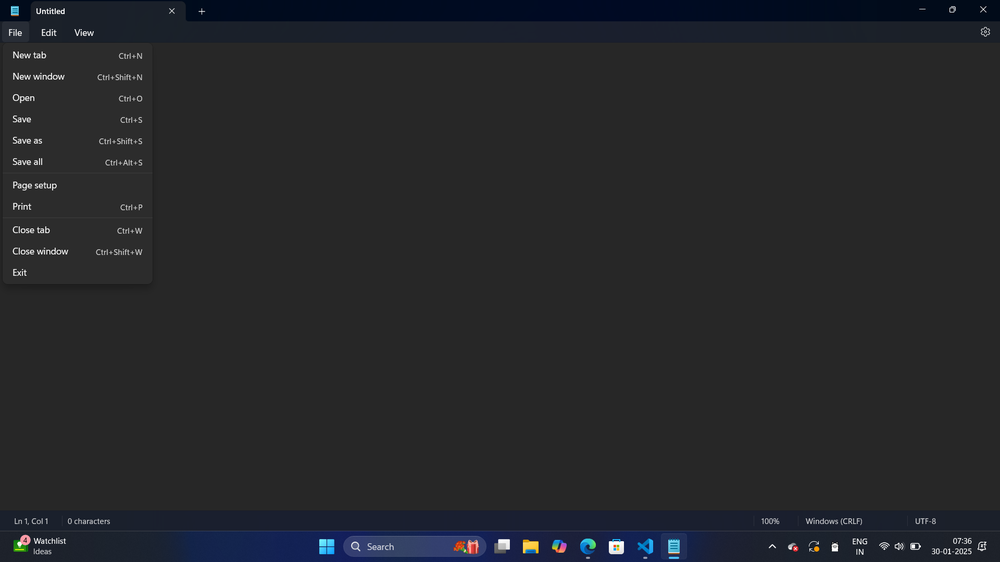
#> input picture experimental/board/test1.png, 1000 x 562 px, shrunk from 1920 x 1080 before the run
$ python test.py
#> lines starting #> are read from the running program, lines starting #| are printed output that depends on the picture
from PIL import Image, ImageDraw, ImageFont

def create_labeled_grid(image_path, square_size=100):
    # Load the image (convert to RGBA for transparency support)
#> called with image_path = 'test1.png', square_size = 32
    img = Image.open(image_path).convert("RGBA")
#> img is the input picture: PIL image 1000x562 RGBA; mean R, G, B, A 37.7, 39, 42, 255
    width, height = img.size
#> width = 1000; height = 562

    # Calculate grid dimensions
    grid_size_x = width // square_size
#> grid_size_x = 31
    grid_size_y = (height // square_size)+1
#> grid_size_y = 18

    # Create an overlay image for transparent squares
    overlay = Image.new("RGBA", img.size, (255, 255, 255, 0))  # Fully transparent

    # Create a drawing context for overlay
    draw = ImageDraw.Draw(overlay)

    # Define font for labels (smaller to avoid overlap)
    try:
        font = ImageFont.truetype("arial.ttf", 10)  # Reduced font size
    except IOError:
        font = ImageFont.load_default()

    # Generate labeled transparent squares
    for row in range(grid_size_y):
        for col in range(grid_size_x):
            # Get row label (A, B, C, ...)
            row_label = chr(65 + row)  # ASCII 65 = 'A'
            col_label = str(col + 1)  # Columns are numbered from 1
            label = f"{row_label}{col_label}"

            # Calculate square position
            x1, y1 = col * square_size, row * square_size
            x2, y2 = x1 + square_size, y1 + square_size

            # Draw a **transparent** square with just a border
            draw.rectangle([x1, y1, x2, y2], outline="black", width=2)  # Only border, no fill

            # Position label in **top-left corner** with small padding
            text_x = x1 + 5  # Left padding
            text_y = y1 + 5  # Top padding

            # Draw the label in white background with black text
            text_bg_size = font.getbbox(label)  # Get text bounding box
            text_bg_w = text_bg_size[2] - text_bg_size[0] + 6  # Add some padding
            text_bg_h = text_bg_size[3] - text_bg_size[1] + 4

            # Draw a small rectangle behind the text for better visibility
            draw.rectangle([text_x - 2, text_y - 2, text_x + text_bg_w, text_y + text_bg_h], fill=(255, 255, 255, 80))  # Semi-transparent white
            draw.text((text_x, text_y), label, fill="white", font=font)  # Black text

    # Merge overlay with the original image
    combined = Image.alpha_composite(img, overlay)
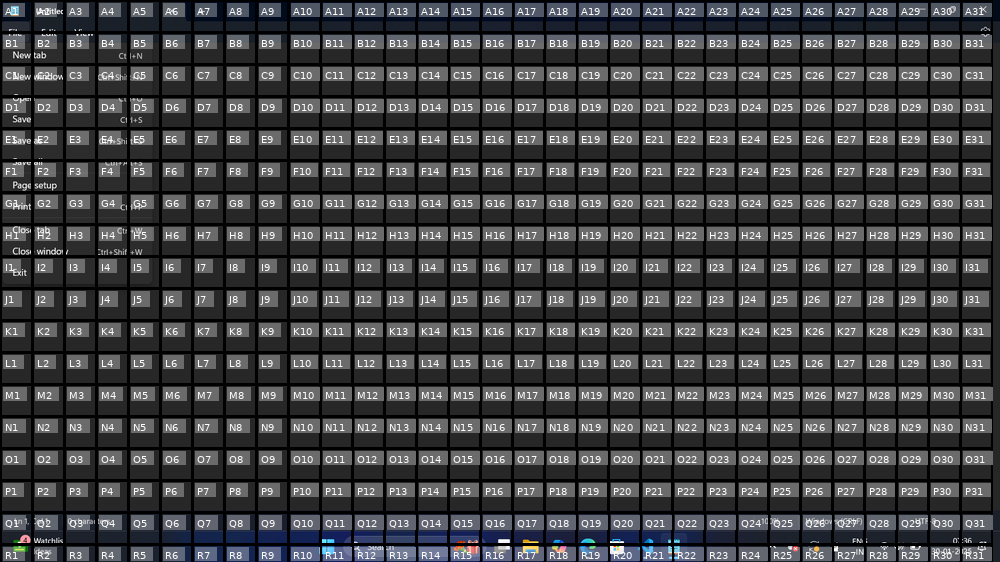
#> combined: PIL image 1000x562 RGBA; mean R, G, B, A 62.6, 63.4, 65.4, 255

    # Save and show the result
    combined.convert("RGB").save("output.png")  # Convert back to RGB for saving
    combined.show()

# Example usage
image_path = "test1.png"  # Replace with your image
create_labeled_grid(image_path, square_size=4*8)  # Adjust square size as needed
